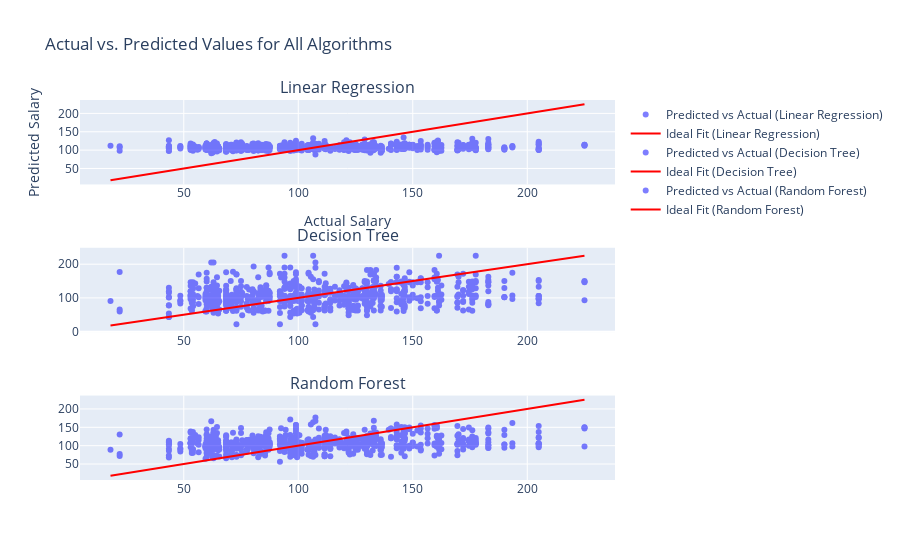

Notebook code for this chart:
### Markdown cell above
## Actual vs Predicted Values

### Code cell
import plotly.graph_objects as go
from plotly.subplots import make_subplots

# Create subplots
fig = make_subplots(
    rows=3, cols=1,
    subplot_titles=('Linear Regression', 'Decision Tree', 'Random Forest')
)

# Actual vs. Predicted Values for Linear Regression
fig.add_trace(go.Scatter(
    x=y_test,
    y=y_pred_lr,
    mode='markers',
    name='Predicted vs Actual (Linear Regression)',
    opacity=0.5,
    marker=dict(color='blue')
), row=1, col=1)

fig.add_trace(go.Scatter(
    x=[min(y_test), max(y_test)],
    y=[min(y_test), max(y_test)],
    mode='lines',
    name='Ideal Fit (Linear Regression)',
    line=dict(color='red')
), row=1, col=1)

# Actual vs. Predicted Values for Decision Tree
fig.add_trace(go.Scatter(
    x=y_test,
    y=y_pred_tree,
    mode='markers',
    name='Predicted vs Actual (Decision Tree)',
    opacity=0.5,
    marker=dict(color='blue')
), row=2, col=1)

fig.add_trace(go.Scatter(
    x=[min(y_test), max(y_test)],
    y=[min(y_test), max(y_test)],
    mode='lines',
    name='Ideal Fit (Decision Tree)',
    line=dict(color='red')
), row=2, col=1)

# Actual vs. Predicted Values for Random Forest
fig.add_trace(go.Scatter(
    x=y_test,
    y=y_pred_forest,
    mode='markers',
    name='Predicted vs Actual (Random Forest)',
    opacity=0.5,
    marker=dict(color='blue')
), row=3, col=1)

fig.add_trace(go.Scatter(
    x=[min(y_test), max(y_test)],
    y=[min(y_test), max(y_test)],
    mode='lines',
    name='Ideal Fit (Random Forest)',
    line=dict(color='red')
), row=3, col=1)

# Update layout
fig.update_layout(
    height=1200,
    title='Actual vs. Predicted Values for All Algorithms',
    xaxis_title='Actual Salary',
    yaxis_title='Predicted Salary'
)

# Show the interactive plot
fig.show()

### Figure 1 — Plotly figure (JSON) as saved in the notebook; plotly's stock layout.template omitted (floating-point values rounded to 4 significant figures; data arrays with more than 128 entries replaced by an {"elided": "..."} marker saying what was removed)
{"data": [{"marker": {"color": "blue"}, "mode": "markers", "name": "Predicted vs Actual (Linear Regression)", "opacity": 0.5, "type": "scatter", "x": {"elided": "782 float values"}, "xaxis": "x", "y": {"elided": "782 float values"}, "yaxis": "y"}, {"line": {"color": "red"}, "mode": "lines", "name": "Ideal Fit (Linear Regression)", "type": "scatter", "x": [18, 225], "xaxis": "x", "y": [18, 225], "yaxis": "y"}, {"marker": {"color": "blue"}, "mode": "markers", "name": "Predicted vs Actual (Decision Tree)", "opacity": 0.5, "type": "scatter", "x": {"elided": "782 float values"}, "xaxis": "x2", "y": {"elided": "782 float values"}, "yaxis": "y2"}, {"line": {"color": "red"}, "mode": "lines", "name": "Ideal Fit (Decision Tree)", "type": "scatter", "x": [18, 225], "xaxis": "x2", "y": [18, 225], "yaxis": "y2"}, {"marker": {"color": "blue"}, "mode": "markers", "name": "Predicted vs Actual (Random Forest)", "opacity": 0.5, "type": "scatter", "x": {"elided": "782 float values"}, "xaxis": "x3", "y": {"elided": "782 float values"}, "yaxis": "y3"}, {"line": {"color": "red"}, "mode": "lines", "name": "Ideal Fit (Random Forest)", "type": "scatter", "x": [18, 225], "xaxis": "x3", "y": [18, 225], "yaxis": "y3"}], "layout": {"annotations": [{"font": {"size": 16}, "showarrow": false, "text": "Linear Regression", "x": 0.5, "xanchor": "center", "xref": "paper", "y": 1, "yanchor": "bottom", "yref": "paper"}, {"font": {"size": 16}, "showarrow": false, "text": "Decision Tree", "x": 0.5, "xanchor": "center", "xref": "paper", "y": 0.6111, "yanchor": "bottom", "yref": "paper"}, {"font": {"size": 16}, "showarrow": false, "text": "Random Forest", "x": 0.5, "xanchor": "center", "xref": "paper", "y": 0.2222, "yanchor": "bottom", "yref": "paper"}], "autosize": true, "title": {"text": "Actual vs. Predicted Values for All Algorithms"}, "xaxis": {"anchor": "y", "autorange": true, "domain": [0, 1], "range": [5.13, 237.9], "title": {"text": "Actual Salary"}, "type": "linear"}, "xaxis2": {"anchor": "y2", "autorange": true, "domain": [0, 1], "range": [5.13, 237.9], "type": "linear"}, "xaxis3": {"anchor": "y3", "autorange": true, "domain": [0, 1], "range": [5.13, 237.9], "type": "linear"}, "yaxis": {"anchor": "x", "autorange": true, "domain": [0.7778, 1], "range": [6.5, 236.5], "title": {"text": "Predicted Salary"}, "type": "linear"}, "yaxis2": {"anchor": "x2", "autorange": true, "domain": [0.3889, 0.6111], "range": [6.285, 240.6], "type": "linear"}, "yaxis3": {"anchor": "x3", "autorange": true, "domain": [0, 0.2222], "range": [6.5, 236.5], "type": "linear"}}}
